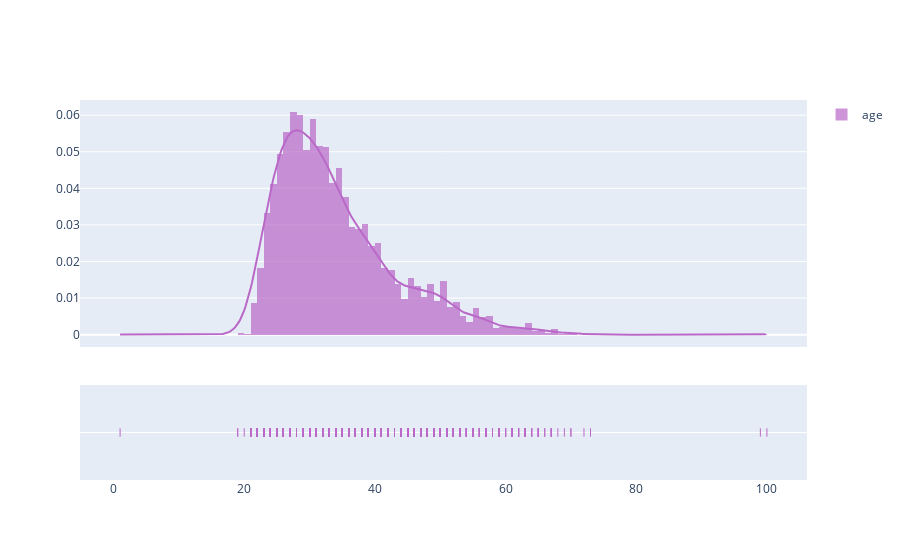

Notebook cell for this chart:
### Markdown cell above
##### Plot Age Distribution

### Code cell
fig = fig_fact.create_distplot([data_selected[data_selected['Age'] > 0]['Age']], ['age'], colors=['#BA68C8'])
py.iplot(fig)

### Figure 1 — Plotly figure (JSON) as saved in the notebook; plotly's stock layout.template omitted (floating-point values rounded to 4 significant figures; data arrays with more than 128 entries replaced by an {"elided": "..."} marker saying what was removed)
{"data": [{"autobinx": false, "histnorm": "probability density", "legendgroup": "age", "marker": {"color": "#BA68C8"}, "name": "age", "opacity": 0.7, "type": "histogram", "x": {"elided": "3753 int values"}, "xaxis": "x", "xbins": {"end": 100, "size": 1, "start": 1}, "yaxis": "y"}, {"legendgroup": "age", "marker": {"color": "#BA68C8"}, "mode": "lines", "name": "age", "showlegend": false, "type": "scatter", "x": {"elided": "500 float values"}, "xaxis": "x", "y": {"elided": "500 float values"}, "yaxis": "y"}, {"legendgroup": "age", "marker": {"color": "#BA68C8", "symbol": "line-ns-open"}, "mode": "markers", "name": "age", "showlegend": false, "type": "scatter", "x": {"elided": "3753 int values"}, "xaxis": "x", "y": {"elided": "3753 str values"}, "yaxis": "y2"}], "layout": {"barmode": "overlay", "hovermode": "closest", "legend": {"traceorder": "reversed"}, "xaxis": {"anchor": "y2", "domain": [0, 1], "zeroline": false}, "yaxis": {"anchor": "free", "domain": [0.35, 1], "position": 0}, "yaxis2": {"anchor": "x", "domain": [0, 0.25], "dtick": 1, "showticklabels": false}}}
